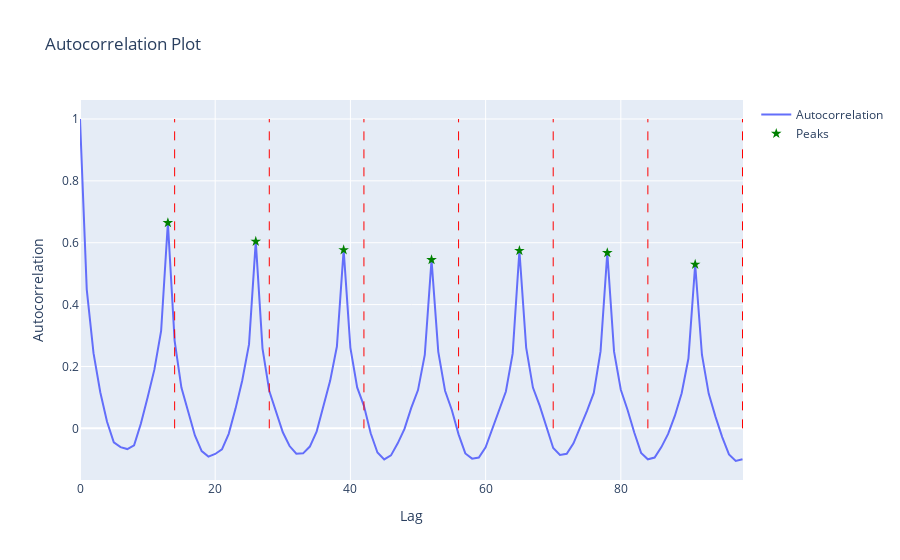

Notebook source saved alongside this figure:
### Markdown cell above
## AutoCorr

### Code cell
import pandas as pd
import numpy as np
import plotly.graph_objects as go
from statsmodels.tsa.stattools import acf
from scipy.signal import find_peaks

# Assuming your DataFrame is named 'df' and has a datetime index
# If not, you'll need to set the index: df.set_index('datetime_column', inplace=True)
df = aggregate_dfs['SPY'].copy()
df.set_index('date', inplace=True)

# Calculate the autocorrelation
lag_max = 14 * 7  # 7 days worth of lags
autocorr = acf(df['v'], nlags=lag_max)

# Create a pandas Series with the autocorrelation values
autocorr_series = pd.Series(autocorr)

# Create the Plotly figure
fig = go.Figure()

# Add the autocorrelation line
fig.add_trace(go.Scatter(x=autocorr_series.index, y=autocorr_series.values,
                         mode='lines', name='Autocorrelation'))

# Add vertical lines for daily periods
for i in range(1, 8):
    fig.add_shape(type="line", x0=14*i, y0=0, x1=14*i, y1=1,
                  line=dict(color="red", width=1, dash="dash"))

# Update layout
fig.update_layout(
    title='Autocorrelation Plot',
    xaxis_title='Lag',
    yaxis_title='Autocorrelation',
    showlegend=True
)

# Show the plot
# fig.show()

# Find the peaks in autocorrelation
peaks, _ = find_peaks(autocorr, height=0.1, distance=7)  # Adjust height and distance as needed
print("Peaks found at lags:", peaks)

# Calculate the average distance between peaks
if len(peaks) > 1:
    avg_peak_distance = np.mean(np.diff(peaks))
    print(f"Average distance between peaks: {avg_peak_distance:.2f}")
    print(f"Detected periodicity: {avg_peak_distance / 14:.2f} days")
else:
    print("Not enough peaks detected to determine periodicity.")

# Optional: Add markers for the detected peaks
fig.add_trace(go.Scatter(x=peaks, y=autocorr[peaks],
                         mode='markers', name='Peaks',
                         marker=dict(size=8, color='green', symbol='star')))

# Update the layout to accommodate the new trace
fig.update_layout(showlegend=True)

# Show the updated plot
fig.show()

### Figure 1 — Plotly figure (JSON) as saved in the notebook; plotly's stock layout.template omitted (floating-point values rounded to 4 significant figures)
{"data": [{"mode": "lines", "name": "Autocorrelation", "type": "scatter", "x": [0, 1, 2, 3, 4, 5, 6, 7, 8, 9, 10, 11, 12, 13, 14, 15, 16, 17, 18, 19, 20, 21, 22, 23, 24, 25, 26, 27, 28, 29, 30, 31, 32, 33, 34, 35, 36, 37, 38, 39, 40, 41, 42, 43, 44, 45, 46, 47, 48, 49, 50, 51, 52, 53, 54, 55, 56, 57, 58, 59, 60, 61, 62, 63, 64, 65, 66, 67, 68, 69, 70, 71, 72, 73, 74, 75, 76, 77, 78, 79, 80, 81, 82, 83, 84, 85, 86, 87, 88, 89, 90, 91, 92, 93, 94, 95, 96, 97, 98], "y": [1, 0.4486, 0.2429, 0.1169, 0.02105, -0.04528, -0.06073, -0.06702, -0.0547, 0.01485, 0.09936, 0.1898, 0.3147, 0.6646, 0.2829, 0.1317, 0.05449, -0.02312, -0.07365, -0.09134, -0.08279, -0.06775, -0.01782, 0.063, 0.1547, 0.2714, 0.6045, 0.2579, 0.1208, 0.05638, -0.01279, -0.05722, -0.08213, -0.08081, -0.05893, -0.01096, 0.07493, 0.1536, 0.2646, 0.5769, 0.2603, 0.1323, 0.0728, -0.01576, -0.0781, -0.1004, -0.08742, -0.04845, -0.001845, 0.06616, 0.1237, 0.2372, 0.5448, 0.2474, 0.1215, 0.05925, -0.01938, -0.08116, -0.09785, -0.09415, -0.0616, -0.002662, 0.05802, 0.1192, 0.2415, 0.5742, 0.2611, 0.1318, 0.07358, 0.008774, -0.0635, -0.08584, -0.08233, -0.0484, 0.003115, 0.05627, 0.1145, 0.2486, 0.5676, 0.2479, 0.1249, 0.05929, -0.01436, -0.07936, -0.09998, -0.09448, -0.06065, -0.01798, 0.0409, 0.1136, 0.2258, 0.5298, 0.238, 0.1122, 0.03799, -0.02831, -0.08436, -0.1055, -0.1]}, {"marker": {"color": "green", "size": 8, "symbol": "star"}, "mode": "markers", "name": "Peaks", "type": "scatter", "x": [13, 26, 39, 52, 65, 78, 91], "y": [0.6646, 0.6045, 0.5769, 0.5448, 0.5742, 0.5676, 0.5298]}], "layout": {"shapes": [{"line": {"color": "red", "dash": "dash", "width": 1}, "type": "line", "x0": 14, "x1": 14, "y0": 0, "y1": 1}, {"line": {"color": "red", "dash": "dash", "width": 1}, "type": "line", "x0": 28, "x1": 28, "y0": 0, "y1": 1}, {"line": {"color": "red", "dash": "dash", "width": 1}, "type": "line", "x0": 42, "x1": 42, "y0": 0, "y1": 1}, {"line": {"color": "red", "dash": "dash", "width": 1}, "type": "line", "x0": 56, "x1": 56, "y0": 0, "y1": 1}, {"line": {"color": "red", "dash": "dash", "width": 1}, "type": "line", "x0": 70, "x1": 70, "y0": 0, "y1": 1}, {"line": {"color": "red", "dash": "dash", "width": 1}, "type": "line", "x0": 84, "x1": 84, "y0": 0, "y1": 1}, {"line": {"color": "red", "dash": "dash", "width": 1}, "type": "line", "x0": 98, "x1": 98, "y0": 0, "y1": 1}], "showlegend": true, "title": {"text": "Autocorrelation Plot"}, "xaxis": {"title": {"text": "Lag"}}, "yaxis": {"title": {"text": "Autocorrelation"}}}}
